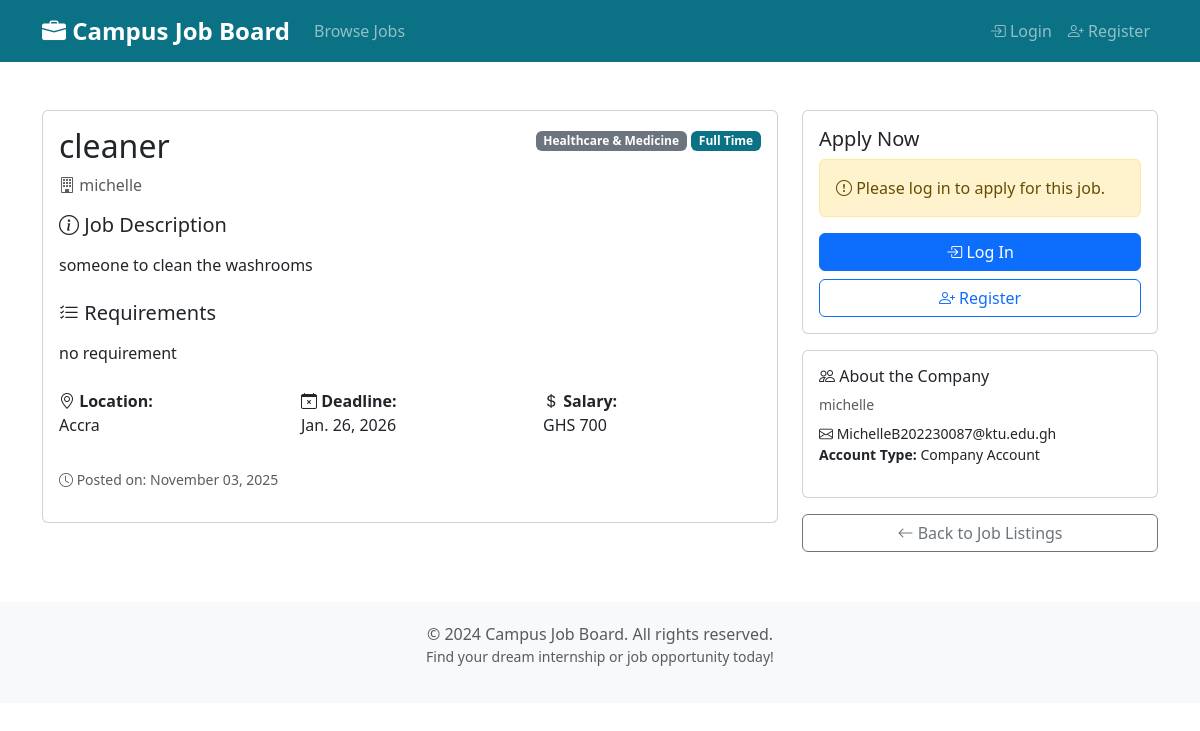
Screenshot of /job/2/ with the database file from the repository.
### jobs/models.py (models this page shows, shortened)
class JobPost(models.Model):
    FULL_TIME = 'FT'
    PART_TIME = 'PT'
    INTERNSHIP = 'INT'
    CONTRACT = 'CON'
    JOB_TYPE_CHOICES = [
        (FULL_TIME, 'Full Time'),
        (PART_TIME, 'Part Time'),
        (INTERNSHIP, 'Internship'),
        (CONTRACT, 'Contract'),
    ]
    IT = 'IT'
    MARKETING = 'MKT'
    FINANCE = 'FIN'
    SALES = 'SLS'
    HR = 'HR'
    ENGINEERING = 'ENG'
    EDUCATION = 'EDU'
    HEALTHCARE = 'HLT'
    MEDIA = 'MED'
    LAW = 'LAW'
    CONSTRUCTION = 'CON'
    CUSTOMER_SERVICE = 'CS'
    ARCHITECTURE = 'ARC'
    ACCOUNTING = 'ACC'
    OTHER = 'OTH'
    CATEGORY_CHOICES = [
        (IT, 'IT & Software'),
        (FINANCE, 'Finance & Accounting'),
        (ACCOUNTING, 'Accounting'),
        (MARKETING, 'Marketing & Sales'),
        (SALES, 'Sales'),
        (EDUCATION, 'Education & Training'),
        (ENGINEERING, 'Engineering'),
        (ARCHITECTURE, 'Architecture'),
        (HEALTHCARE, 'Healthcare & Medicine'),
        (MEDIA, 'Media & Design'),
        (HR, 'Human Resources'),
        (LAW, 'Law & Administration'),
        (CONSTRUCTION, 'Construction & Real Estate'),
        (CUSTOMER_SERVICE, 'Customer Service'),
        (OTHER, 'Others'),
    ]
    CURRENCY_CHOICES = [
        ('USD', 'USD - US Dollar'),
        ('GHS', 'GHS - Ghanaian Cedi'),
        ('EUR', 'EUR - Euro'),
        ('GBP', 'GBP - British Pound'),
        ('NGN', 'NGN - Nigerian Naira'),
        ('KES', 'KES - Kenyan Shilling'),
        ('ZAR', 'ZAR - South African Rand'),
        ('CAD', 'CAD - Canadian Dollar'),
        ('AUD', 'AUD - Australian Dollar'),
    ]
    title = models.CharField(max_length=200)
    company = models.ForeignKey(settings.AUTH_USER_MODEL,
                                on_delete=models.CASCADE,
                                limit_choices_to={'is_company': True},
                                related_name='job_posts')
    description = models.TextField(help_text="Detailed job description")
    requirements = models.TextField(
        help_text="Required qualifications and skills")
    location = models.CharField(max_length=200)
    category = models.CharField(max_length=3,
                                choices=CATEGORY_CHOICES,
                                default=IT)
    job_type = models.CharField(max_length=3,
                                choices=JOB_TYPE_CHOICES,
                                default=FULL_TIME)
    date_posted = models.DateTimeField(default=timezone.now)
    deadline = models.DateField(help_text="Application deadline")
    salary = models.DecimalField(max_digits=10,
                                 decimal_places=2,
                                 null=True,
                                 blank=True,
                                 help_text="Salary range (optional)")
    currency = models.CharField(max_length=3,
                                choices=CURRENCY_CHOICES,
                                default='USD',
                                help_text="Currency for salary")
    image = models.ImageField(
        upload_to='job_images/',
        null=True,
        blank=True,
        help_text="Optional image for the job posting")
    is_approved = models.BooleanField(
        default=False, help_text="Whether this job post is approved by admin")
    class Meta:
        ordering = ['-date_posted']
        indexes = [
            models.Index(fields=['-date_posted']),
            models.Index(fields=['category']),
            models.Index(fields=['job_type']),
        ]

### users/models.py (models this page shows, shortened)
class CustomUser(AbstractUser):
    is_company = models.BooleanField(
        default=False,
        help_text="Designates whether this user is a company/employer")

### jobs/views.py (the view)
# urls.py: path('job/<int:pk>/', views.JobDetailView.as_view(), name='job_detail'),
class JobDetailView(DetailView):
    model = JobPost
    template_name = 'jobs/job_detail.html'
    context_object_name = 'job'
    def get_context_data(self, **kwargs):
        context = super().get_context_data(**kwargs)
        job = self.get_object()
        user = self.request.user
        if user.is_authenticated and not user.is_company:
            context['has_applied'] = Application.objects.filter(
                job=job, applicant=user).exists()
            context['user_applications'] = Application.objects.filter(
                applicant=user)
        else:
            context['has_applied'] = False
        from django.utils import timezone
        context['today'] = timezone.now().date()
        return context

### jobs/templates/jobs/job_detail.html (shortened to what this page needs)
{% extends 'base.html' %}
{% block content %}
<div class="row">
    <div class="col-lg-8">
        <div class="card mb-4">
            <div class="card-body">
                <div class="d-flex justify-content-between align-items-start mb-3">
                    <div>
                        <h2 class="card-title">{{ job.title }}</h2>
                        <p class="text-muted mb-0">
                            <i class="bi bi-building"></i> {{ job.company.username }}
                        </p>
                    </div>
                    <div>
                        <span class="badge bg-secondary">{{ job.get_category_display }}</span>
                        <span class="badge bg-primary">{{ job.get_job_type_display }}</span>
                    </div>
                </div>
                <div class="mb-4">
                    <h5><i class="bi bi-info-circle"></i> Job Description</h5>
                    <p class="text-muted">{{ job.description|linebreaks }}</p>
                </div>
                <div class="mb-4">
                    <h5><i class="bi bi-list-check"></i> Requirements</h5>
                    <p class="text-muted">{{ job.requirements|linebreaks }}</p>
                </div>
                <div class="row mb-3">
                    <div class="col-md-4">
                        <p><strong><i class="bi bi-geo-alt"></i> Location:</strong><br>{{ job.location }}</p>
                    </div>
                    <div class="col-md-4">
                        <p><strong><i class="bi bi-calendar-x"></i> Deadline:</strong><br>{{ job.deadline }}</p>
                    </div>
                    {% if job.salary %}
                    <div class="col-md-4">
                        <p><strong><i class="bi bi-currency-dollar"></i> Salary:</strong><br>{{ job.currency }} {{ job.salary|floatformat:0 }}</p>
                    </div>
                    {% endif %}
                </div>
                <p class="text-muted small">
                    <i class="bi bi-clock"></i> Posted on: {{ job.date_posted|date:"F d, Y" }}
                </p>
            </div>
        </div>
    </div>
    <div class="col-lg-4">
        <div class="card">
            <div class="card-body">
                <h5 class="card-title">Apply Now</h5>
                {% if user.is_authenticated %}
                    {% if not user.is_company %}
                        {% if has_applied %}
                            <div class="alert alert-info">
                                <i class="bi bi-check-circle"></i> You have already applied for this job.
                            </div>
                            <a href="{% url 'jobs:my_applications' %}" class="btn btn-primary">
                                View My Applications
                            </a>
                        {% else %}
                            {% if job.deadline >= today %}
                                <a href="{% url 'jobs:apply_job' job.pk %}" class="btn btn-success btn-lg w-100">
                                    <i class="bi bi-send"></i> Apply for this Job
                                </a>
                            {% else %}
                                <div class="alert alert-warning">
                                    <i class="bi bi-exclamation-triangle"></i> This job posting has expired.
                                </div>
                            {% endif %}
                        {% endif %}
                    {% else %}
                        <div class="alert alert-secondary">
                            <i class="bi bi-info-circle"></i> You are viewing this as a company. Students can apply for jobs.
                        </div>
                    {% endif %}
                {% else %}
                    <div class="alert alert-warning">
                        <i class="bi bi-exclamation-circle"></i> Please log in to apply for this job.
                    </div>
                    <a href="{% url 'users:login' %}" class="btn btn-primary w-100 mb-2">
                        <i class="bi bi-box-arrow-in-right"></i> Log In
                    </a>
                    <a href="{% url 'users:register' %}" class="btn btn-outline-primary w-100">
                        <i class="bi bi-person-plus"></i> Register
                    </a>
                {% endif %}
            </div>
        </div>
        <div class="card mt-3">
            <div class="card-body">
                <h6><i class="bi bi-people"></i> About the Company</h6>
                <p class="text-muted small mb-2">{{ job.company.username }}</p>
                <p class="small">
                    {% if job.company.email %}
                        <i class="bi bi-envelope"></i> {{ job.company.email }}<br>
                    {% endif %}
                    <strong>Account Type:</strong> Company Account
                </p>
            </div>
        </div>
        <a href="{% url 'jobs:job_list' %}" class="btn btn-outline-secondary mt-3 w-100">
            <i class="bi bi-arrow-left"></i> Back to Job Listings
        </a>
    </div>
</div>
{% endblock %}

### templates/base.html (style rules this page uses)
:root { --bs-primary: #0b7285; --bs-primary-rgb: 11,114,133; }

### rows the page displays
JobPost: title "cleaner", company.username "michelle", category "Healthcare & Medicine", job_type "Full Time", description "someone to clean the washrooms", requirements "no requirement", location "Accra", deadline "Jan. 26, 2026", currency "GHS", salary "700", date_posted "November 03, 2025", company.email "MichelleB202230087@ktu.edu.gh"
